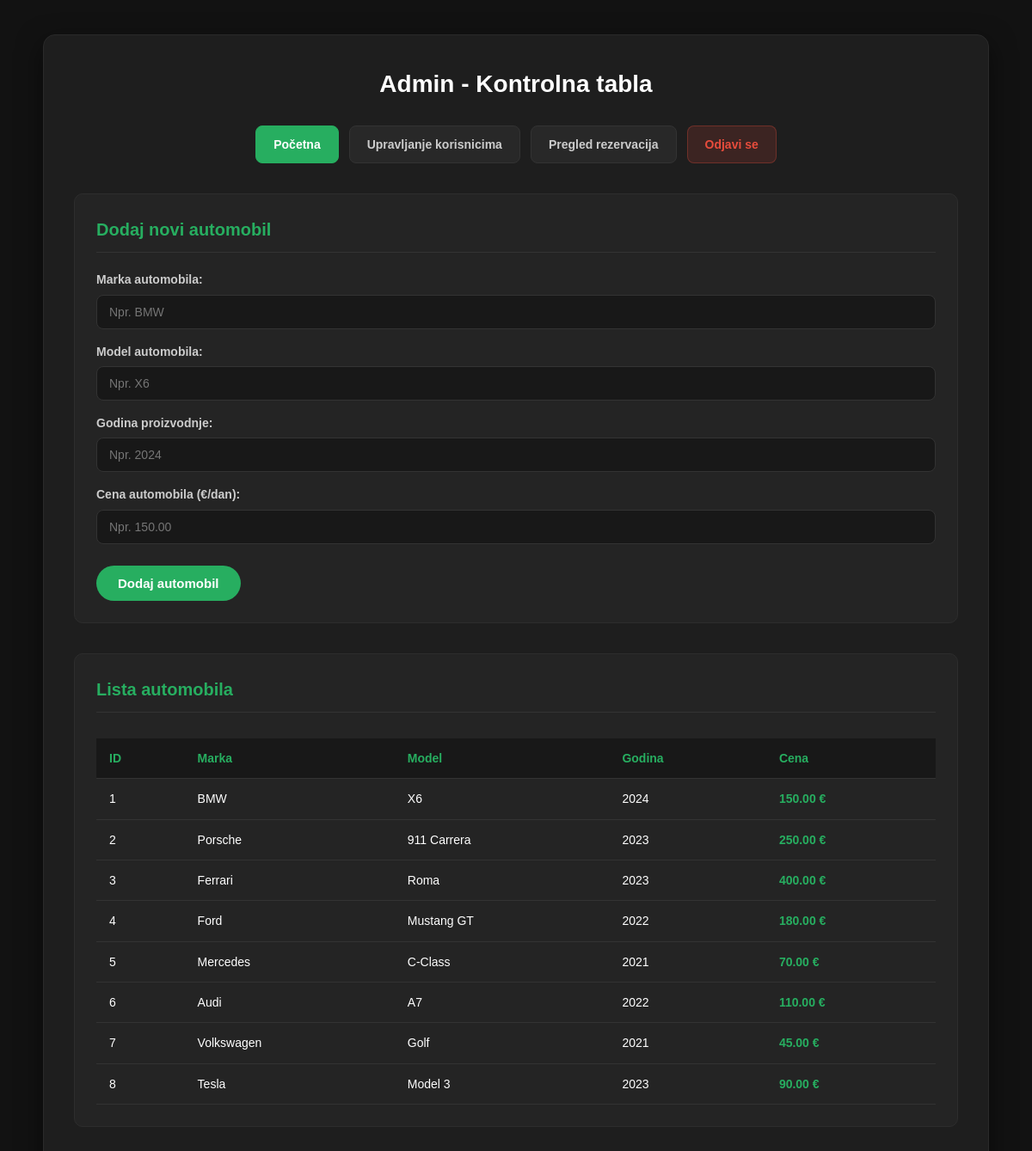
/admin.php (signed in), run on the app's committed database.
### tables this page shows
CREATE TABLE `automobili` (
  `id` int(10) UNSIGNED NOT NULL,
  `marka` varchar(50) NOT NULL,
  `model` varchar(50) NOT NULL,
  `godina` year(4) NOT NULL,
  `cena` decimal(10,2) NOT NULL
);

### admin.php (the view, shortened to what this page needs)
<?php
require_once 'connection.php';
$automobili = "SELECT * FROM automobili";
$zaPrikaz = mysqli_query($conn, $automobili);
?>
<!DOCTYPE html>
<html lang="sr">
<head>
    <link rel="stylesheet" href="css/admin.css?v=<?php echo time(); ?>">
</head>
<body>
    <div class="container">
        <h1>Admin - Kontrolna tabla</h1>
        <div class="div">
            <nav>
                <ul>
                    <li><a href="admin.php" class="active">Početna</a></li>
                    <li><a href="upravljanjeKorisnicima.php">Upravljanje korisnicima</a></li>
                    <li><a href="pregledRez.php">Pregled rezervacija</a></li>
                    <li><a href="index.php?logout=true" class="logoutBtn">Odjavi se</a></li>
                </ul>
            </nav>
        </div>
        <section>
            <h2>Dodaj novi automobil</h2>
            <form action="admin.php" method="post">
                <div class="inputGrupa">
                    <label for="marka">Marka automobila:</label>
                    <input type="text" id="marka" name="marka" required placeholder="Npr. BMW">
                </div>
                <div class="inputGrupa">
                    <label for="model">Model automobila:</label>
                    <input type="text" id="model" name="model" required placeholder="Npr. X6">
                </div>
                <div class="inputGrupa">
                    <label for="godina">Godina proizvodnje:</label>
                    <input type="number" id="godina" name="godina" min="1900" max="<?php echo date('Y'); ?>" required placeholder="Npr. 2024">
                </div>
                <div class="inputGrupa">
                    <label for="cena">Cena automobila (€/dan):</label>
                    <input type="text" id="cena" name="cena" required placeholder="Npr. 150.00">
                </div>
                <input type="submit" name="dodajAutomobil" value="Dodaj automobil" class="submitBtn">
            </form>
        </section>
        <section>
            <h2>Lista automobila</h2>
            <div class="tabelaKontejner">
                <table class="adminTabela">
                    <thead>
                        <tr>
                            <th>ID</th>
                            <th>Marka</th>
                            <th>Model</th>
                            <th>Godina</th>
                            <th>Cena</th>
                        </tr>
                    </thead>
                    <tbody>
                        <?php while ($automobil = mysqli_fetch_assoc($zaPrikaz)): ?>
                        <tr>
                            <td><?php echo $automobil['id']; ?></td>
                            <td><?php echo $automobil['marka']; ?></td>
                            <td><?php echo $automobil['model']; ?></td>
                            <td><?php echo $automobil['godina']; ?></td>
                            <td class="cenaCol"><?php echo number_format($automobil['cena'], 2); ?> €</td>
                        </tr>
                        <?php endwhile; ?>
                    </tbody>
                </table>
            </div>
        </section>
    </div>
</body>
</html>

### css/admin.css (style rules this page uses)
* { box-sizing: border-box; margin: 0; padding: 0; }
body { font-family: Arial, sans-serif; background-color: #121212; color: #ffffff; line-height: 1.6; padding: 40px 20px; }
.container { max-width: 1100px; margin: 0 auto; background-color: #1e1e1e; padding: 35px; border-radius: 14px; border: 1px solid #2a2a2a; box-shadow: 0 10px 30px rgba(0, 0, 0, 0.5); }
h1 { text-align: center; color: #ffffff; font-size: 28px; margin-bottom: 25px; }
nav ul { list-style: none; display: flex; flex-wrap: wrap; justify-content: center; gap: 12px; margin-bottom: 35px; }
nav ul li a { display: inline-block; padding: 10px 20px; background-color: #282828; color: #cccccc; text-decoration: none; border-radius: 8px; font-size: 14px; font-weight: 600; border: 1px solid #333333; transition: all 0.3s ease; }
nav ul li a:hover, nav ul li a.active { background-color: #27ae60; color: #ffffff; border-color: #27ae60; }
nav ul li a.logoutBtn { background-color: rgba(231, 76, 60, 0.15); color: #e74c3c; border-color: rgba(231, 76, 60, 0.3); }
section { margin-bottom: 35px; background-color: #242424; padding: 25px; border-radius: 10px; border: 1px solid #2d2d2d; }
section h2 { font-size: 20px; color: #27ae60; margin-bottom: 20px; border-bottom: 1px solid #333333; padding-bottom: 10px; }
.inputGrupa { margin-bottom: 15px; }
.inputGrupa label { display: block; color: #cccccc; font-size: 14px; margin-bottom: 6px; font-weight: 600; }
.inputGrupa input { width: 100%; padding: 11px 14px; background-color: #181818; border: 1px solid #333333; border-radius: 8px; color: #ffffff; font-size: 14px; outline: none; transition: border-color 0.3s ease; }
.submitBtn { background-color: #27ae60; color: #ffffff; border: none; padding: 12px 25px; border-radius: 25px; font-size: 15px; font-weight: bold; cursor: pointer; transition: all 0.3s ease; margin-top: 10px; }
.tabelaKontejner { overflow-x: auto; }
.adminTabela { width: 100%; border-collapse: collapse; margin-top: 10px; }
.adminTabela th, .adminTabela td { padding: 12px 15px; text-align: left; border-bottom: 1px solid #333333; font-size: 14px; }
.adminTabela th { background-color: #181818; color: #27ae60; font-weight: 600; }
.cenaCol { color: #27ae60; font-weight: bold; }

### data on the page
automobili: id "1", marka "BMW", model "X6", godina "2024", cena "150.00"
automobili: id "2", marka "Porsche", model "911 Carrera", godina "2023", cena "250.00"
automobili: id "3", marka "Ferrari", model "Roma", godina "2023", cena "400.00"
automobili: id "4", marka "Ford", model "Mustang GT", godina "2022", cena "180.00"
automobili: id "5", marka "Mercedes", model "C-Class", godina "2021", cena "70.00"
automobili: id "6", marka "Audi", model "A7", godina "2022", cena "110.00"
automobili: id "7", marka "Volkswagen", model "Golf", godina "2021", cena "45.00"
automobili: id "8", marka "Tesla", model "Model 3", godina "2023", cena "90.00"
